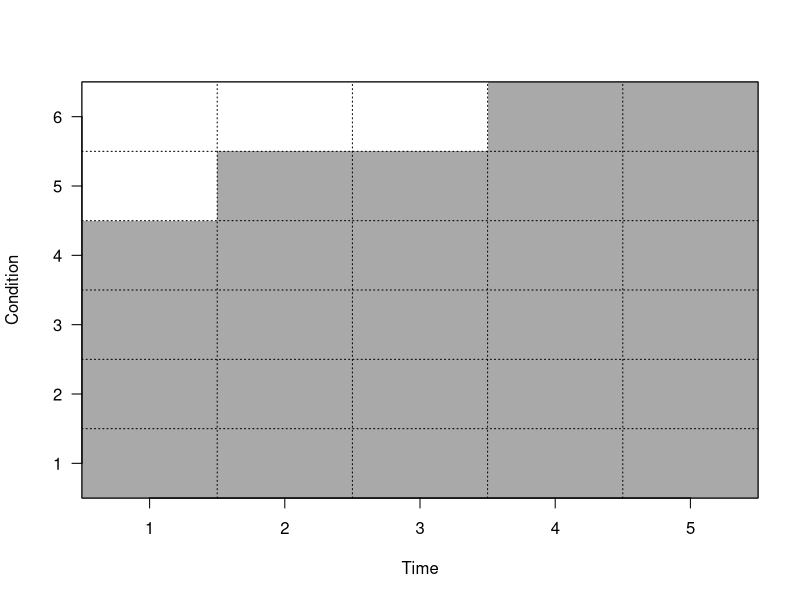
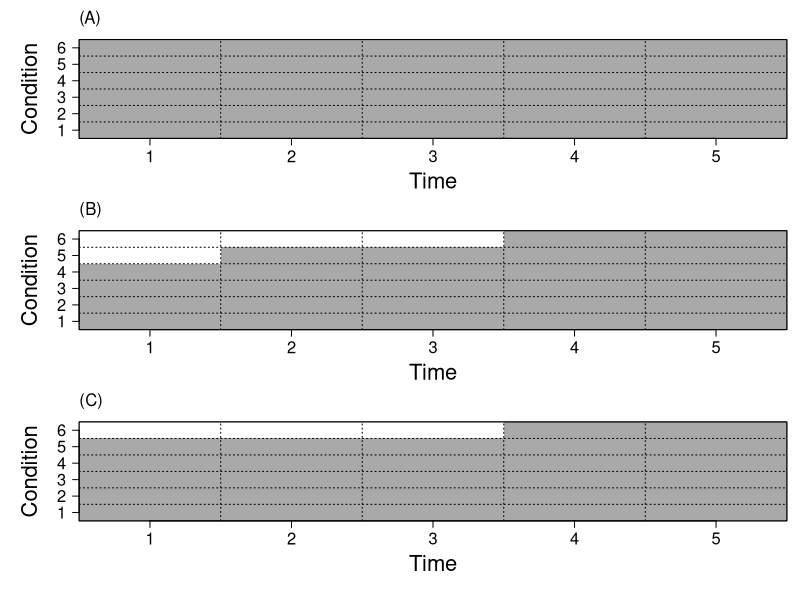

Here is the R script that generated these plots, in order:
#====================================================================
#Kokko capitulo 5 - dynamic optimization
########################################

#Eu tentei traduzir o codigo da Kokko, mas acho que os truques de
#vetorizacao sao diferentes o suficiente entre R e Matlab pra tornar
#a traducao dificil pra quem nao soh sabe R.

#A ideia principal do codigo eh que temos dois FORs, um de tempo, e um
#de estados nutricionais. A cada tempo, e a cada estado, a gente calcula
#a melhor coisa a fazer naquela situacao, ignorando o passado.
#Ai, o algoritmo dah um passo para tras no tempo, e recalcula a melhor
#acao para cada estagio nutricional no tempo anterior. E segue assim ateh
#o inicio dos tempos.

#Como o procedimento todo nao eh nada simples, resolvi fazer do jeito
#menos vetorizado possivel, na base do for, if e else mesmo.
#O pseudocodigo mais detalhado ficou:

###inicio do pseudocodigo
#
# Calcula os valores de mortalidade para cada estagio
# Cria a matriz rule que armazena as decisoes para cada estado a cada tempo
# Cria a matriz reward, que armazena o ganho esperado da cada decisao otima
# Cria o vetor gain 
# vetor gain recebe valores de 1 a maxc
# (nesse momento, o vetor gain representa o ganho de chegar ateh a noite no
#  no estado nutricional i)
#
# FOR - Para cada passo de tempo j (partindo do ultimo para o primeiro)
# {
#     FOR - Para cada estado nutricional i (do primeiro para o ultimo)
#     {
#         Calcular o ganho se forrageia e se descansa (usando o vetor gain)
#         (o que ja envolve varios ifs e elses)
#         
#         IF - Se o ganho de forrageio for maior ou igual ao de descanso
#         {
#             guarda a decisao de forragear na matriz rule
#             guarda o ganho por fazer isso na matriz reward
#         }
#            
#         ELSE (Se o ganho de forrageio for menor que o de descanso)
#         {
#             guarda a decisao de descansar na matriz rule
#             guarda o ganho por fazer isso na matriz reward
#         }
#
#    } ##fecha o segundo FOR
#
#    vetor gain recebe a coluna j da matriz reward
#
# } ##fecha o primeiro FOR
#retorna a matriz rule
###fim o pseudocodigo

#Um truque importante eh ir atualizando o vetor gain conforme vamos voltando
#no tempo. A cada rodada, o vetor gain representa o ganho medio esperado caso
#o bicho vah para o estado nutricional i no proximo passo de tempo

#Outra coisa importante/curiosa, eh que eu acabei ignorando totalmente
#os mortos na historia. Quem morre nao pode fazer nada (por definicao),
#e depois que o bicho morre, ele nao ganha nada. Entao, simplesmente
#ignorar os mortos facilitou tudo.

#--------------------------------------------------------------------
#Agora sim, o codigo que roda essa maluquice toda

forageRule = function(dmin = 0,  #mortalidade minima (estado 1)
                      dmax=0.01, #mostalidade maxima (estado maxc)
                      C = 0.4, #probabilidade de cair de estado se descansar
                      f = 0.8, #probabilidade de subir de estado se forragear
                      maxt=5,  #numero de intervalos de tempo
                      maxc=6)  #numero de condicoes nutricionais
{

  #criando os valores de mortalidade para cada estagio
  #esses valores zero no inicio ja vao garantir que o morto fique morto
  d = c(0, seq(from=dmin, to=dmax, length.out = maxc))
  
  #criando o vetor de ganhos por estar no estado nutricional i
  #no proximo passo de tempo (ele vai ser atualizado a cada passo de tempo)
  gain = (1:maxc) 
  
  #matriz de ganhos se fizer a escolha otima em cada posicao
  reward = matrix(0, nrow=maxc, ncol=maxt, byrow=FALSE)
  
  #matriz que armazena as decisoes
  rule = matrix(NA, nrow=maxc, ncol=maxt)
  
  for(j in maxt:1)#percorrendo o tempo do futuro para o passado
  {
    for(i in 1:maxc) #percorrendo os estados nutricionais
    {
      ####calculando os ganhos se forrageia ou descansa
      if(i == maxc)#estamos na condicao maxima
      {
        forageGain = (1-d[i])*gain[i]#se nao morrer, tah no lucro
        restGain = (1-C)*gain[i] + C*gain[i-1] #mas ainda pode cair de condicao
      }
      else if (i == 1)#pior condicao possivel
      {
        forageGain = (1-d[i])*f*gain[i+1]+(1-d[i])*(1-f)*gain[i]
        restGain = (1-C)*gain[i] #se cair de condicao, morre
      }
      else #todas as outras
      {
        forageGain = (1-d[i])*f*gain[i+1]+(1-d[i])*(1-f)*gain[i]
        restGain = (1-C)*gain[i] + C*gain[i-1]
      }
      ####fim dos calculos
      
      ####colocando a conclusao na matriz
      if(forageGain >= restGain)
      {
        rule[i, j] = 1 #armazena a opcao otima
        reward[i, j] = forageGain #guarda o ganho na matriz de ganhos
      }
      else #ou seja restGain > forageGain
      {
        rule[i, j] = 0
        reward[i,j] = restGain
      }
      
    }#fecha o for(i in 1:maxc)
    
    gain = reward[,j]#atualiza o vetor de ganhos para ser usano no proximo tempo
    
  }#fecha o for(j in maxt:1)

 return(rule) 
}

m = forageRule()
m
#it funfs!!!

#vamos tentar plotar essa coisa agora

#--------------------------------------------------------------------

#primeiro passo: funcaozinha marota pra fazer o plot
plotRule = function(x, #matriz rule
                    col = c("white","darkgrey"), #cores de preenchimento
                    lcol = "black", #cor das gridlines
                    xlab="Time", #rotulo do eixo x
                    ylab="Condition", #rotulo do eixo y
                    ...) #outros parametros passados pra funcao image
{

  maxt = ncol(x)
  maxc = nrow(x)
  if(all(x == 1)) #se for tudo 1
    image(t(x), col=col[2], yaxt="n", xaxt="n", 
          xlab = xlab, ylab=ylab, ...)
  else if(all(x == 0)) #se for tudo zero
    image(t(x), col=col[1], yaxt="n", xaxt="n", 
          xlab = xlab, ylab=ylab, ...)
  else #se for uma matriz comportada com zeros e uns
    image(t(x), col=col, yaxt="n", xaxt="n", 
          xlab = xlab, ylab=ylab, ...)
  
  #arrumando a perfumaria do plot
  axis(side=1, at=(0:(maxt-1))/(maxt-1), labels=1:maxt)
  axis(side=2, at=(0:(maxc-1))/(maxc-1), labels=1:maxc)
  grid(nx=maxt, ny=maxc, col=lcol)
  box()
}

#E finalmente, o plot!
par(las=1)
plotRule(m)

#agora vamos tentar reproduzir a figura 5.6

ma = forageRule(dmin = 0, dmax=0, C = 0.4, f = 0.8)
mb = forageRule(dmin = 0, dmax=0.01, C = 0.4, f = 0.8)
mc = forageRule(dmin = 0.01, dmax=0.01, C = 0.4, f = 0.8)

png("kokko 5.6.png", width = 12, height=20, units="cm", res=600)

par(mfrow=c(3,1), las=1,
    cex.lab=2, cex.axis=1.5, mar=c(6,6,1,1), oma=c(0,0,2,0))
plotRule(ma);mtext(text = "(A)", side=3, outer = FALSE, line = 1 ,adj=0)
plotRule(mb);mtext(text = "(B)", side=3, outer = FALSE, line = 1 ,adj=0)
plotRule(mc);mtext(text = "(C)", side=3, outer = FALSE, line = 1 ,adj=0)

dev.off()
#====================================================================